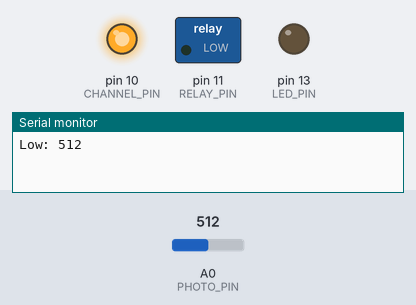
This sketch was run on a simulated Arduino Uno, built with avr-gcc and run on an emulated ATmega328P. Shown: switched loads named in the sketch (green lamp = pin HIGH), output pins drawn as LEDs (lit = HIGH), the last lines printed to the serial monitor. Inputs (shaded band) come from the test bench; at power-on: A0 (PHOTO_PIN) = 512.

Above: at 2.2 s.
2.3 s: A0 (PHOTO_PIN) set to 503
At 4.1 s:
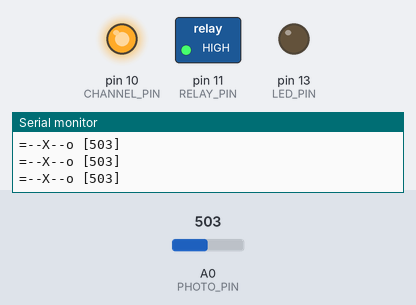
4.6 s: A0 (PHOTO_PIN) set to 511
Timing chart, 0 to 7.6 s (numbered marks = the images above; inputs shaded):
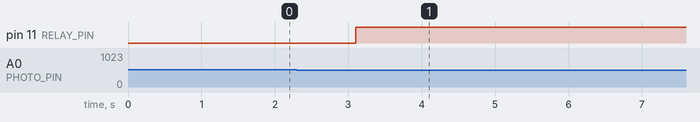

Measured:
- the behaviour switches between 512 and 511 on A0 (PHOTO_PIN) (found by bisection; images 0 and 1)

The sketch:

laser_resister_calibrate_switch_test.ino
```cpp
#define RELAY_PIN 11
#define CHANNEL_PIN 10
#define PHOTO_PIN A0
#define LED_PIN 13

void setup() {
  // put your setup code here, to run once:
  Serial.begin(9600);
  pinMode(RELAY_PIN, OUTPUT);
  pinMode(CHANNEL_PIN, OUTPUT);
  pinMode(LED_PIN, OUTPUT);
  pinMode(PHOTO_PIN, INPUT);
  digitalWrite(CHANNEL_PIN, HIGH);
  delay(1000);
}

int cutoffLevel = -1;

void loop() {
  // put your main code here, to run repeatedly:
  if (cutoffLevel < 0) {
    digitalWrite(RELAY_PIN, LOW);
    delay(100);
    int photoWhenLow = analogRead(PHOTO_PIN);
    Serial.print("Low: ");
    Serial.println(photoWhenLow);
    delay(2000);
    digitalWrite(RELAY_PIN, HIGH);
    delay(100);
    int photoWhenHigh = analogRead(PHOTO_PIN);
    Serial.print("High: ");
    Serial.println(photoWhenHigh);
    cutoffLevel = (photoWhenHigh - photoWhenLow) / 2 + photoWhenLow;

    char serialStr[128];
    sprintf(serialStr, "Low: %d, High: %d, Cutoff: %d",
            photoWhenLow, photoWhenHigh, cutoffLevel);
    Serial.println(serialStr);
  }

  int photoLevel = analogRead(PHOTO_PIN);
  bool isTripped = photoLevel < cutoffLevel;

  char serialStr[128];
  sprintf(serialStr, "=--%s--o [%d]", isTripped ? "X" : "-", photoLevel);
  Serial.println(serialStr);

  delay(10);
}
```
